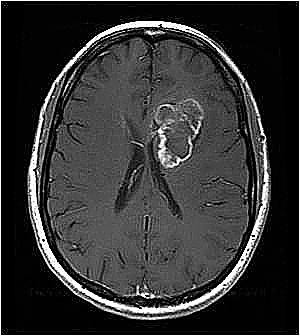
#> input picture Dataset/yes/y1071.jpg, 300 x 336 px, found by its file name; its folder holds 4 pictures in this run
$ jupyter execute --allow-errors CNN-LSTM-2class.ipynb   (shell and % lines are left out)
#> lines starting #> are read from the running program, lines starting #| are printed output that depends on the picture; after the words box and inside, x2 and y2 are one past the last pixel; in counts of white or black regions, pixels touching at a corner belong together
[cell 1]
import tensorflow as tf
#> (the rest of this cell did not finish here and is left out)

[cell 2]
import numpy
numpy.__version__

[cell 3]
import tensorflow as tf
from tensorflow.keras.models import Sequential
from tensorflow.keras.layers import Reshape,Input, ZeroPadding2D, Conv2D, BatchNormalization, Activation, Dropout,MaxPooling2D, Flatten, Dense, LSTM
from tensorflow.keras.models import Model, load_model
from tensorflow.keras.callbacks import TensorBoard, ModelCheckpoint
from sklearn.model_selection import train_test_split
from sklearn.metrics import f1_score
from sklearn.utils import shuffle
import cv2
import imutils
import numpy as np
import matplotlib.pyplot as plt
import time
from os import listdir

[cell 4]
def crop_brain_contour(image, plot=False):

    # Convert the image to grayscale, and blur it slightly
    gray = cv2.cvtColor(image, cv2.COLOR_BGR2GRAY)
    gray = cv2.GaussianBlur(gray, (5, 5), 0)

    # Threshold the image, then perform a series of erosions +
    # dilations to remove any small regions of noise
    thresh = cv2.threshold(gray, 45, 255, cv2.THRESH_BINARY)[1]
    thresh = cv2.erode(thresh, None, iterations=2)
    thresh = cv2.dilate(thresh, None, iterations=2)

    # Find contours in thresholded image, then grab the largest one
    cnts = cv2.findContours(thresh.copy(), cv2.RETR_EXTERNAL, cv2.CHAIN_APPROX_SIMPLE)
    cnts = imutils.grab_contours(cnts)
    c = max(cnts, key=cv2.contourArea)


    # Find the extreme points
    extLeft = tuple(c[c[:, :, 0].argmin()][0])
    extRight = tuple(c[c[:, :, 0].argmax()][0])
    extTop = tuple(c[c[:, :, 1].argmin()][0])
    extBot = tuple(c[c[:, :, 1].argmax()][0])

    # crop new image out of the original image using the four extreme points (left, right, top, bottom)
    new_image = image[extTop[1]:extBot[1], extLeft[0]:extRight[0]]

    if plot:
        plt.figure()

        plt.subplot(1, 2, 1)
        plt.imshow(image)

        plt.tick_params(axis='both', which='both',
                        top=False, bottom=False, left=False, right=False,
                        labelbottom=False, labeltop=False, labelleft=False, labelright=False)

        plt.title('Original Image')

        plt.subplot(1, 2, 2)
        plt.imshow(new_image)

        plt.tick_params(axis='both', which='both',
                        top=False, bottom=False, left=False, right=False,
                        labelbottom=False, labeltop=False, labelleft=False, labelright=False)

        plt.title('Cropped Image')

        plt.show()

    return new_image

[cell 5]
ex_img = cv2.imread('Dataset\\yes\\y0.jpg')
#> (the rest of this cell did not finish here and is left out)

[cell 6]
def load_data(dir_list, image_size):

    # load all images in a directory
#> called with image_size = (240, 240)
    X = []
    y = []
    image_width, image_height = image_size

    for directory in dir_list:
        for filename in listdir(directory):
            # load the image
            image = cv2.imread(directory + '\\' + filename)
#> image is the input picture: shape (336, 300, 3); min 0, max 255, mean 52.1
            # crop the brain and ignore the unnecessary rest part of the image
            image = crop_brain_contour(image, plot=False)
#> call 2 of crop_brain_contour, with plot = False
#> in crop_brain_contour (call 2), `gray = cv2.GaussianBlur(gray, (5, 5), 0)`:
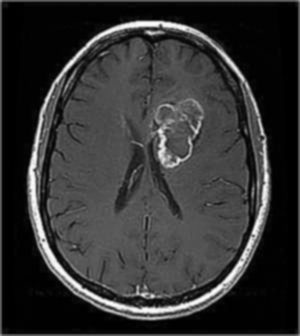
#> gray: shape (336, 300); min 0, max 254, mean 51.1
#> in crop_brain_contour (call 2), `thresh = cv2.threshold(gray, 45, 255, cv2.THRESH_BINARY)[1]`:
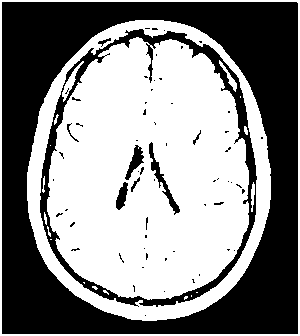
#> thresh: shape (336, 300); 53.6% white; 64 black regions (54 under 20 px), largest, box (x1, y1, x2, y2) and area: (2, 2, 298, 334) 39773, (40, 29, 257, 307) 5650, (149, 142, 180, 215) 403
#> in crop_brain_contour (call 2), `thresh = cv2.erode(thresh, None, iterations=2)`:
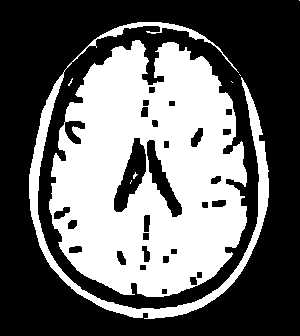
#> thresh: shape (336, 300); 40.6% white; 8 white regions (6 under 20 px), largest, box (x1, y1, x2, y2) and area: (49, 40, 247, 297) 35261, (29, 22, 269, 319) 5661
#> in crop_brain_contour (call 2), `thresh = cv2.dilate(thresh, None, iterations=2)`:
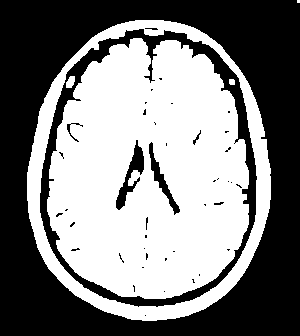
#> thresh: shape (336, 300); 50% white; 43 black regions (36 under 20 px)
#> in crop_brain_contour (call 2), `cnts = cv2.findContours(thresh.copy(), cv2.RETR_EXTERNAL, cv2.CHAIN_AP..`: cnts = 2 contours, 1 with area under 20; largest, box (x1, y1, x2, y2) and area: (27, 20, 271, 321) 58082
#> in crop_brain_contour (call 2), `c = max(cnts, key=cv2.contourArea)`: c = contour of 379 points, box (x1, y1, x2, y2) (27, 20, 271, 321), area 58082
#> in crop_brain_contour (call 2), `extLeft = tuple(c[c[:, :, 0].argmin()][0])`: extLeft = (27, 172)
#> in crop_brain_contour (call 2), `extRight = tuple(c[c[:, :, 0].argmax()][0])`: extRight = (270, 199)
#> in crop_brain_contour (call 2), `extTop = tuple(c[c[:, :, 1].argmin()][0])`: extTop = (135, 20)
#> in crop_brain_contour (call 2), `extBot = tuple(c[c[:, :, 1].argmax()][0])`: extBot = (142, 320)
#> in crop_brain_contour (call 2), `new_image = image[extTop[1]:extBot[1], extLeft[0]:extRight[0]]`:
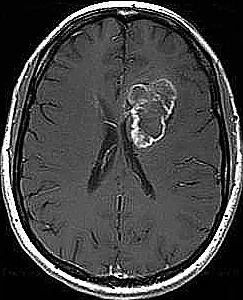
#> new_image: shape (300, 243, 3); min 0, max 255, mean 66.9
            # resize image
            image = cv2.resize(image, dsize=(image_width, image_height), interpolation=cv2.INTER_CUBIC)
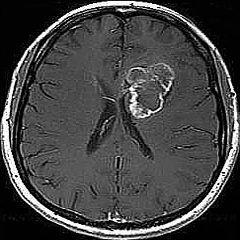
#> image: shape (240, 240, 3); min 0, max 255, mean 67
            # normalize values
            image = image / 255.
            # convert image to numpy array and append it to X
            X.append(image)

            if directory[-3:] == 'yes':
                y.append([1])
            else:
                y.append([0])

    X = np.array(X)
    y = np.array(y)

    # Shuffle the data
    X, y = shuffle(X, y)

    print(f'Number of examples is: {len(X)}')
    print(f'X shape is: {X.shape}')
    print(f'y shape is: {y.shape}')

    return X, y

[cell 7]
augmented_path = 'Dataset\\'

# augmented data (yes and no) contains both the original and the new generated examples
augmented_yes = augmented_path + 'yes'
augmented_no = augmented_path + 'no'

IMG_WIDTH, IMG_HEIGHT = (240, 240)

#> (the rest of this cell did not finish here and is left out)

[cell 8]
# [28 lines left out: function plot_sample_images, not called in this run]

#> (a cell that did not finish here is left out)

[cell 10]
# [7 lines left out: function split_data, not called in this run]

#> (a cell that did not finish here is left out)

[cell 12]
# [45 lines of commented-out code are left out]
def build_model(input_shape,num_classes):
    model = Sequential()

    # CNN layers for feature extraction
    for _ in range(12):
        model.add(Conv2D(filters=64, kernel_size=(3, 3), activation='relu', padding='same', input_shape=input_shape))
    for _ in range(5):
        model.add(MaxPooling2D(pool_size=(2, 2)))
        model.add(Dropout(0.25))

    model.add(Flatten())

    # Fully connected layer
    model.add(Dense(128, activation='relu'))

    # LSTM layer for temporal sequence processing
    model.add(Reshape((1, -1)))  # Reshape the tensor to have a time step dimension
    model.add(LSTM(64))

    # Output layer
    model.add(Dense(1, activation='softmax'))

    return model

[cell 13]
IMG_SHAPE = (IMG_WIDTH, IMG_HEIGHT, 3)
#> IMG_SHAPE = (240, 240, 3)
num_classes = 2

#> (a cell that did not finish here is left out)
